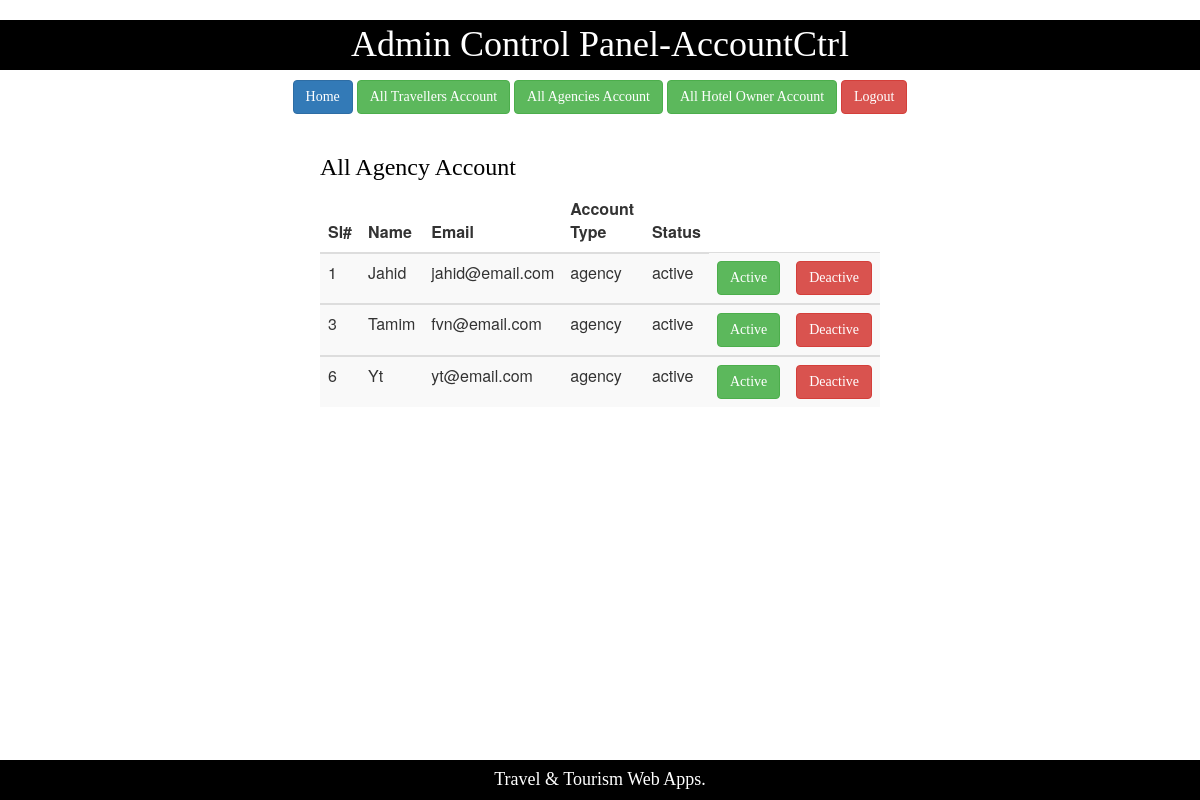
The app's page /Admin_AccountCtrl_Agencies.php with its own data.
### tables this page shows
CREATE TABLE `profile` (
  `sl` int(5) NOT NULL,
  `name` varchar(30) DEFAULT 'null',
  `address` varchar(50) DEFAULT 'null',
  `email` varchar(30) NOT NULL,
  `phone_no` varchar(20) DEFAULT 'null',
  `join_date` varchar(6) NOT NULL DEFAULT current_timestamp(),
  `type` varchar(30) NOT NULL,
  `status` varchar(30) NOT NULL DEFAULT 'active'
);

### models/db_config.php (called while the page is built, shortened)
<?php
	$db_server="localhost";
	$db_user="root";
	$db_password="";
	$db_name="wt_sp21_f";
	function get($query){
		global $db_server,$db_user,$db_password,$db_name;
		$conn = mysqli_connect($db_server,$db_user,$db_password,$db_name);
		$result = mysqli_query($conn,$query);
		$data=array();
		if(mysqli_num_rows($result) > 0){
			while($row=mysqli_fetch_assoc($result)){
				$data[] = $row;
			}
		}
		return $data;
	}
?>

### controllers/Admin_AccountController.php (called while the page is built, shortened)
<?php
require_once "models/db_config.php";
function getAllAgenciesAcc()
{
	$query="SELECT sl,name,email,type,status from profile WHERE type='agency'";
    $result = get($query);
    return $result;
}
?>

### Admin_AccountCtrl_Agencies.php (the view, shortened to what this page needs)
<?php
include 'Admin_AccountCtrl_Header.php';
require_once "controllers/Admin_AccountController.php";
$result = getAllAgenciesAcc();
?>
<div class="center">
	<h3 class="text">All Agency Account</h3>
	<table class="table table-striped">
		<thead>
			<th>Sl#</th>
			<th>Name</th>
			<th>Email</th>
			<th>Account Type</th>
			<th>Status</th>
		</thead>
		<?php
		foreach($result as $row):?>
		<tbody>
			<td><?php echo $row["sl"];?></td>
			<td><?php echo $row["name"];?></td>
			<td><?php echo $row["email"];?></td>
			<td><?php echo $row["type"];?></td>
			<td><?php echo $row["status"];?></td>
            <td><a href="controllers/Admin_AccountActiveController.php?id=<?php echo $row['sl'];?>" class="btn btn-success">Active</a></td>
            <td><a href="controllers/Admin_AccountDeactiveController.php?id=<?php echo $row['sl'];?>" class="btn btn-danger">Deactive</a></td>
		</tbody>
		<?php endforeach;?>
	</table>
</div>
<?php include 'Admin_Home_Footer.php';?>

### styles/mystyle.css (style rules this page uses)
body { background-color:white; padding:0px; }
.text { font-family:consolas; color:black; }
.center { margin: 0 auto; width:50% ; padding:20px; }
.btn { font-family:consolas; }

### records on screen
profile: sl "1", name "Jahid", email "jahid@email.com", type "agency", status "active"
profile: sl "3", name "Tamim", email "fvn@email.com", type "agency", status "active"
profile: sl "6", name "Yt", email "yt@email.com", type "agency", status "active"
